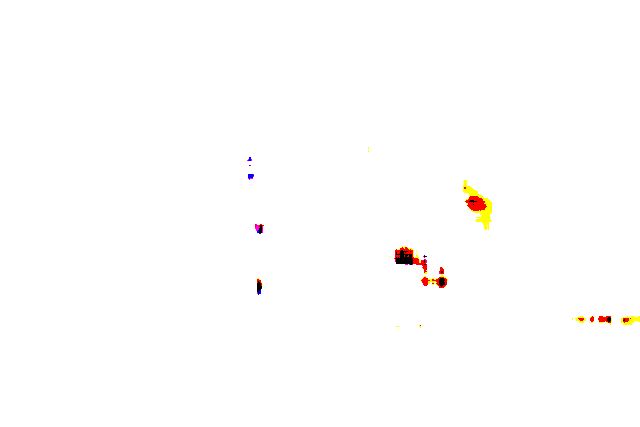
#> input picture watermarked_image_20240912_231602.png, 640 x 427 px; its folder holds only this picture in this run
$ python SVDCOLOR.py
#> lines starting #> are read from the running program, lines starting #| are printed output that depends on the picture; after the words box and inside, x2 and y2 are one past the last pixel; in counts of white or black regions, pixels touching at a corner belong together
import matplotlib.pyplot as plt
import numpy as np
from matplotlib.image import imread
import os
from datetime import datetime

def embed_fingerprint(image, scale=0.001):

    fingerprint = generate_fingerprint(image.shape[:2], scale)
    fingerprint_with_channels = np.expand_dims(fingerprint)
    watermarked_image = image + fingerprint_with_channels
    return watermarked_image

def generate_fingerprint(image_shape, scale):
    fingerprint_height, fingerprint_width = image_shape
    fingerprint = np.random.rand(fingerprint_height, fingerprint_width)
    fingerprint *= scale
    return fingerprint

def compress_image(filepath, quality_retention):

    color_image = imread(filepath)
    color_image_red = color_image[:, :, 0]
    color_image_blue = color_image[:, :, 1]
    color_image_green = color_image[:, :, 2]

    U_red, s_red, V_red = np.linalg.svd(color_image_red)
    U_blue, s_blue, V_blue = np.linalg.svd(color_image_blue)
    U_green, s_green, V_green = np.linalg.svd(color_image_green)

    cumulative_sum = np.cumsum(s_red)
    cumulative_percentage = cumulative_sum / np.sum(s_red)


    rank = np.argmax(cumulative_percentage >= quality_retention)

    compress_red = U_red[:, :rank] @ np.diag(s_red[:rank]) @ V_red[:rank, :]
    compress_blue = U_blue[:, :rank] @ np.diag(s_blue[:rank]) @ V_blue[:rank, :]
    compress_green = U_green[:, :rank] @ np.diag(s_green[:rank]) @ V_green[:rank, :]

    compress_red = np.clip(compress_red, 0, 255).astype(np.uint8)
    compress_blue = np.clip(compress_blue, 0, 255).astype(np.uint8)
    compress_green = np.clip(compress_green, 0, 255).astype(np.uint8)

    compressed_array = np.stack((compress_red, compress_blue, compress_green), axis=2)
    return compressed_array, cumulative_percentage[rank]

def show_compressed_image(compressed_image):

    plt.imshow(compressed_image)
    plt.show()

def plot_cumulative_percentage(cumulative_percentage):

    plt.plot(cumulative_percentage, marker='o', linestyle='-')
    plt.title('Cumulative Percentage of Information Retained')
    plt.xlabel('Rank')
    plt.ylabel('Cumulative Percentage')
    plt.show()

def verify_fingerprint(image, scale):
    fingerprint = generate_fingerprint(image.shape[:2], scale)
    fingerprint_with_channels = np.expand_dims(fingerprint, axis=-1)

    watermarked_image = image + fingerprint_with_channels
    watermarked_image_clipped = np.clip(watermarked_image, 0, 1)

    timestamp = datetime.now().strftime("%Y%m%d_%H%M%S")
    watermarked_image_path = f"watermarked_image_{timestamp}.png"
    plt.imsave(watermarked_image_path, watermarked_image_clipped)

    loaded_watermarked_image = imread(watermarked_image_path)

    if np.array_equal(watermarked_image_clipped, loaded_watermarked_image):
        print("Fingerprint not detected.")
    else:
        print("Fingerprint detected.")


def main():
    filepath = input("Enter image file path: ")
#> the answer given: watermarked_image_20240912_231602.png
    quality_retention = float(input("Enter the desired quality retention percentage (0 to 100): "))
#> the answer given: 3
    quality_retention /= 100
    scale = float(input("Enter the scale factor for fingerprinting (e.g., 0.001): "))
#> the answer given: 3

    compressed_image, retained_percentage = compress_image(filepath, quality_retention)
#> in compress_image, color_image is the input picture: shape (427, 640, 4) float32; mean R, G, B, A 0.999, 0.996, 0.994, 1
#> in compress_image, `color_image_red = color_image[:, :, 0]`:
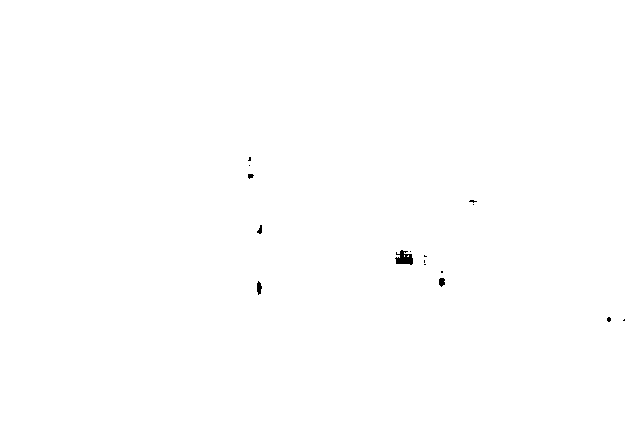
#> color_image_red: shape (427, 640) float32; values 0 (black) and 1 (white), 99.9% white; 16 black regions (11 under 20 px), largest, box (x1, y1, x2, y2) and area: (395, 250, 413, 265) 175, (257, 281, 262, 295) 49, (439, 278, 445, 287) 43, (257, 225, 262, 234) 28, (248, 174, 254, 179) 22
#> in compress_image, `color_image_blue = color_image[:, :, 1]`:
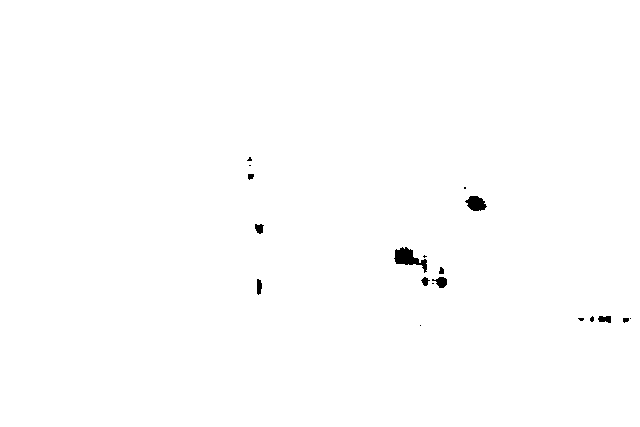
#> color_image_blue: shape (427, 640) float32; values 0 (black) and 1 (white), 99.6% white; 19 black regions (9 under 20 px), largest, box (x1, y1, x2, y2) and area: (394, 247, 427, 273) 380, (465, 196, 487, 211) 227, (432, 277, 447, 288) 102
#> in compress_image, `color_image_green = color_image[:, :, 2]`:
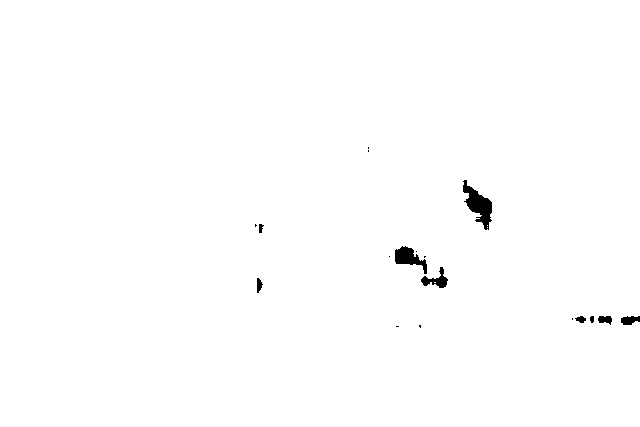
#> color_image_green: shape (427, 640) float32; values 0 (black) and 1 (white), 99.4% white; 18 black regions (9 under 20 px), largest, box (x1, y1, x2, y2) and area: (463, 180, 492, 230) 655, (395, 246, 427, 274) 414, (421, 267, 448, 288) 232
#> in compress_image, `U_red, s_red, V_red = np.linalg.svd(color_image_red)`:
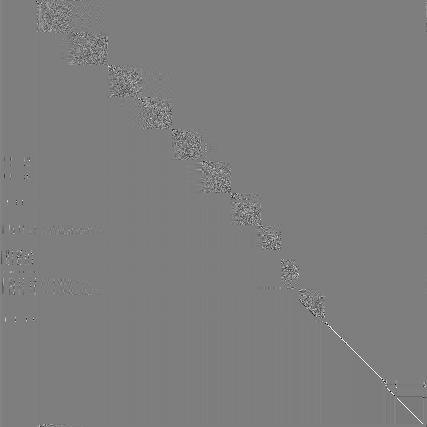
#> U_red: shape (427, 427) float32; min -0.98, max 0.994, mean 0.000113; drawn with min black and max white
#> in compress_image, `U_red, s_red, V_red = np.linalg.svd(color_image_red)`: s_red = 427 values, max 522.1 at index 0, min 2.06e-14 at index 426, mean 1.4
#> in compress_image, `U_blue, s_blue, V_blue = np.linalg.svd(color_image_blue)`: s_blue = 427 values, max 520.7 at index 0, min 3.53e-14 at index 426, mean 1.58
#> in compress_image, `U_green, s_green, V_green = np.linalg.svd(color_image_green)`: s_green = 427 values, max 519.6 at index 0, min 2.77e-14 at index 426, mean 1.68
#> in compress_image, `cumulative_sum = np.cumsum(s_red)`: cumulative_sum = 427 values from 522.1 to 597.8
#> in compress_image, `cumulative_percentage = cumulative_sum / np.sum(s_red)`: cumulative_percentage = 427 values from 0.873 to 1
#> in compress_image, `rank = np.argmax(cumulative_percentage >= quality_retention)`: rank = 0
#> in compress_image, `compress_red = U_red[:, :rank] @ np.diag(s_red[:rank]) @ V_red[:rank, :]`: compress_red: shape (427, 640) float32; every value is 0
#> in compress_image, `compress_red = np.clip(compress_red, 0, 255).astype(np.uint8)`: compress_red: shape (427, 640); every value is 0
#> in compress_image, `compressed_array = np.stack((compress_red, compress_blue, compress_gre..`: compressed_array: shape (427, 640, 3); every value is 0
#> retained_percentage = 0.873
    show_compressed_image(compressed_image)
    plot_cumulative_percentage(retained_percentage)
#> in plot_cumulative_percentage, `plt.show()`:
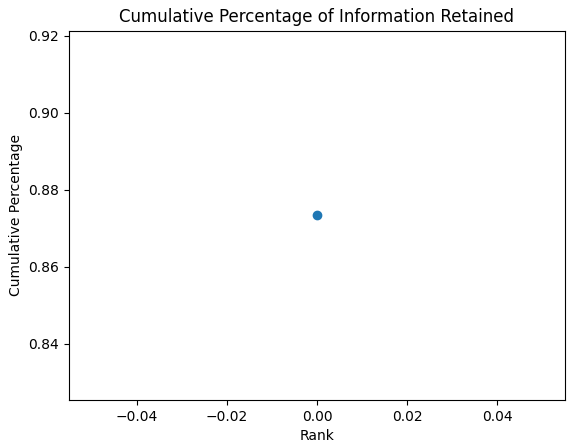
#> figure drawn by matplotlib, 1 panel

    verify = input("Do you want to verify the presence of the fingerprint? (yes/no): ")
#> the answer given: y
    if verify == "yes":
        verify_fingerprint(compressed_image, scale)

if __name__ == "__main__":
    main()

$ run again, on watermarked_image_20240912_231815.png
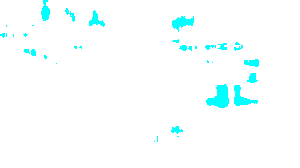
#> input picture watermarked_image_20240912_231815.png, 300 x 168 px
#> in compress_image, color_image is the input picture: shape (168, 300, 4) float32; mean R, G, B, A 0.969, 1, 1, 1
#> color_image_red: shape (168, 300) float32; values 0 (black) and 1 (white), 96.9% white; 34 black regions (19 under 20 px), largest, box (x1, y1, x2, y2) and area: (206, 84, 229, 108) 337, (234, 85, 258, 106) 216, (172, 16, 194, 32) 188
#> color_image_blue: shape (168, 300) float32; every value is 1
#> s_red = 168 values, max 217.9 at index 0, min 2.16e-14 at index 88, mean 2.49
#> in compress_image, `U_blue, s_blue, V_blue = np.linalg.svd(color_image_blue)`:
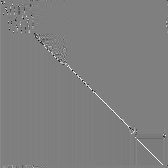
#> U_blue: shape (168, 168) float32; min -0.989, max 0.993, mean 0.000459; drawn with min black and max white
#> s_blue = 168 values, max 224.5 at index 0, min 8.82e-15 at index 167, mean 1.34
#> s_green has the same summary as s_blue
#> cumulative_sum = 168 values from 217.9 to 419.2
#> cumulative_percentage = 168 values from 0.52 to 1
#> rank = 0
#> compressed_array: shape (168, 300, 3); every value is 0
#> retained_percentage = 0.52
#> in plot_cumulative_percentage, `plt.show()`:
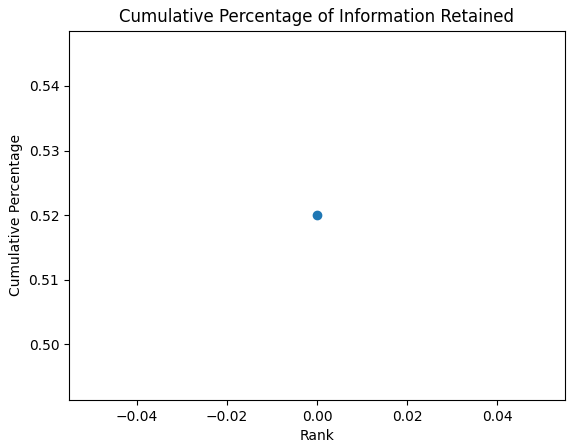
#> figure drawn by matplotlib, 1 panel
